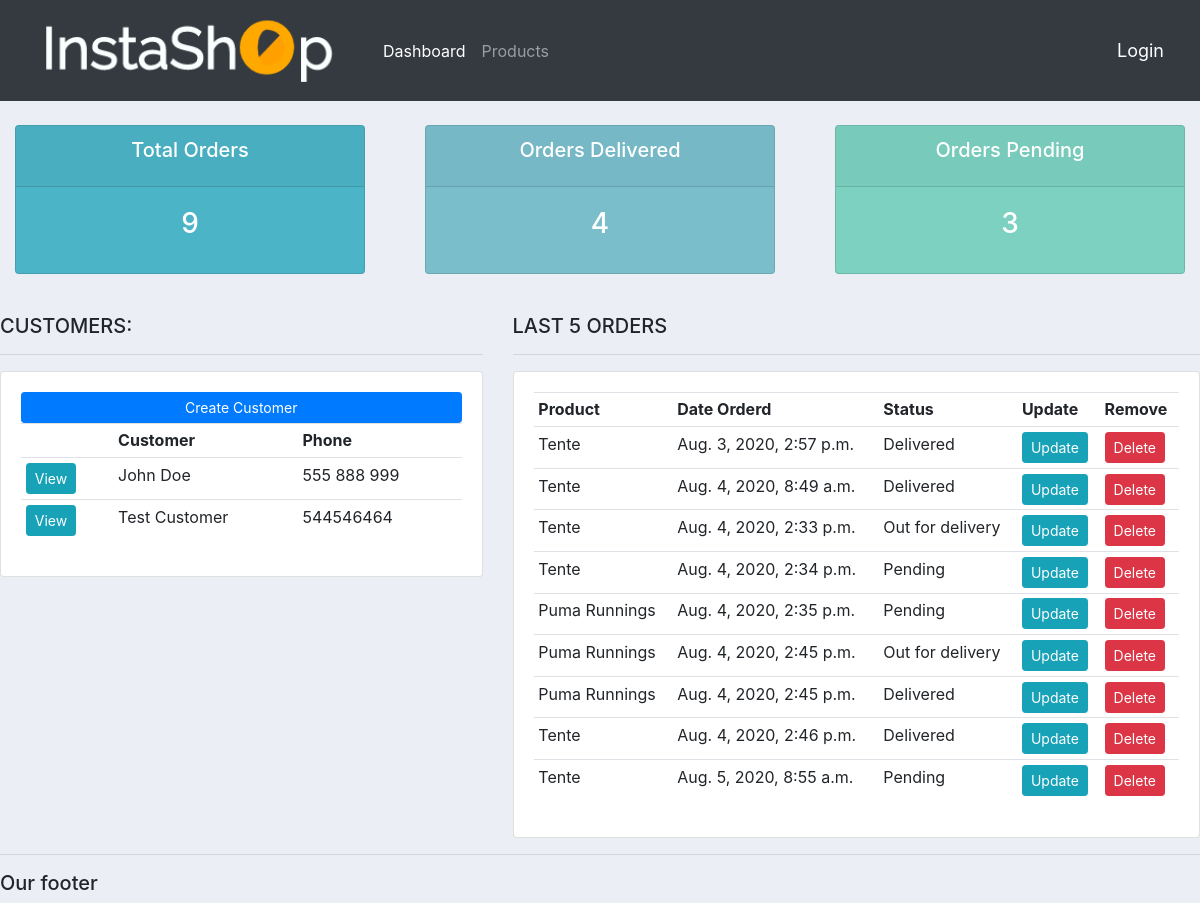
The page / on the database its author committed.
### accounts/models.py (models this page shows, shortened)
class Customer(models.Model):
	name = models.CharField(max_length=200, null=True)
	phone = models.CharField(max_length=20, null=True)
	email = models.CharField(max_length=200, null=True)
	date_created = models.DateTimeField(auto_now_add=True, null=True)
	profile_pic = models.ImageField(default="profile1.png", null=True, blank=True)

class Order(models.Model):
	STATUS = (
		('Pending', 'Pending'),
		('Out for delivery', 'Out for delivery'),
		('Delivered', 'Delivered'),
	)
	customer = models.ForeignKey(Customer, null=True, on_delete=models.SET_NULL)
	product = models.ForeignKey(Product, null=True, on_delete=models.SET_NULL)
	date_created = models.DateTimeField(auto_now_add=True, null=True)
	status = models.CharField(max_length=200, null=True, choices=STATUS)

class Product(models.Model):
	CATEGORY = (
		('Indoor', 'Indoor'),
		('Out Door', 'Out Door'),
	)
	name = models.CharField(max_length=200, null=True)
	price = models.FloatField(null=True)
	category = models.CharField(max_length=200, null=True, choices=CATEGORY)
	description = models.CharField(max_length=200, null=True)
	date_created = models.DateTimeField(auto_now_add=True, null=True)
	tags = models.ManyToManyField(Tag)
	def __str__(self):
		return self.name

### accounts/views.py (the view)
# urls.py: 2. Add a URL to urlpatterns:  path('', views.home, name='home')
def home(request):
	customers = Customer.objects.all()
	orders = Order.objects.all()
	total_customers = customers.count()
	total_orders = orders.count()
	delivered = orders.filter(status='Delivered').count()
	pending = orders.filter(status='Pending').count()
	context = {'orders':orders, 'customers':customers,
				'delivered':delivered, 'pending':pending,
				'total_orders': total_orders}
	return render(request, 'accounts/dashboard.html', context)

### accounts/templates/accounts/dashboard.html
{% extends 'accounts/base.html' %}
{% block content %}
	{% include 'accounts/status.html' %}
	<br>
	<div class="row">
		<div class="col-md-5">
			<h5>CUSTOMERS:</h5>
			<hr>
			<div class="card card-body">
				<a class="btn btn-primary  btn-sm btn-block" href="">Create Customer</a>
				<table class="table table-sm">
					<tr>
						<th></th>
						<th>Customer</th>
						<th>Phone</th>
					</tr>
					{% for i in customers %}
						<tr>
							<td><a class="btn btn-sm btn-info" href="{% url 'customer' i.id %}">View</a></td>
							<td>{{ i.name }}</td>
							<td>{{ i.phone }}</td>
						</tr>
					{% endfor %}
				</table>
			</div>
		</div>
		<div class="col-md-7">
			<h5>LAST 5 ORDERS</h5>
			<hr>
			<div class="card card-body">
				<table class="table table-sm">
					<tr>
						<th>Product</th>
						<th>Date Orderd</th>
						<th>Status</th>
						<th>Update</th>
						<th>Remove</th>
					</tr>
					{% for order in orders %}
						<tr>
							<td>{{ order.product }}</td>
							<td>{{ order.date_created }}</td>
							<td>{{ order.status }}</td>
							<td><a class="btn btn-sm btn-info" href="{% url 'update_order' order.id %}">Update</a></td>
							<td><a class="btn btn-sm btn-danger" href="{% url 'delete_order' order.id %}">Delete</a></td>
						</tr>
					{% endfor %}
				</table>
			</div>
		</div>
	</div>
{% endblock content%}

### accounts/templates/accounts/base.html (shortened to what this page needs)
{% load static %}
<!DOCTYPE html>
<html>
<head>
	<link rel="stylesheet" href="https://stackpath.bootstrapcdn.com/bootstrap/4.3.1/css/bootstrap.min.css">
	<link rel="stylesheet" type="text/css" href="{% static '/css/style.css' %}">
</head>
<body>
	{% include 'accounts/navbar.html' %}
	{% block content %}
	{% endblock content %}
	<hr>
	<h5>Our footer</h5>
</body>
</html>

### accounts/templates/accounts/navbar.html (shortened to what this page needs)
{% load static %}
<nav class="navbar navbar-expand-lg navbar-dark bg-dark">
  <a class="navbar-brand" href="{% url 'home' %}"><img src="{% static '/images/logo.png' %}"></a>
  <div class="collapse navbar-collapse" id="navbarNav">
    <ul class="navbar-nav">
      <li class="nav-item active">
        <a class="nav-link" href="{% url 'home' %}">Dashboard</a>
      </li>
      <li class="nav-item">
        <a class="nav-link" href="{% url 'products' %}">Products</a>
      </li>
    </ul>
  </div>
  {% if request.user.is_anonymous %}
    <span><a class="hello-msg" href="{% url 'login_user' %}">Login</a></span>
  {% else %}
    <span class="hello-msg">Hello, {{request.user}}</span>
    <span><a class="hello-msg" href="{% url 'logout_user' %}">Logout</a></span>
  {% endif %}
</nav>

### accounts/templates/accounts/status.html
<br>
<div class="row">
	<div class="col">
		<div class="col-md">
			<div class="card text-center text-white  mb-3" id="total-orders">
			  	<div class="card-header">
			  		<h5 class="card-title">Total Orders</h5>
			  	</div>
			  	<div class="card-body">
			    	<h3 class="card-title">{{ total_orders }}</h3>
			  	</div>
			</div>
		</div>
	</div>
	<div class="col">
		<div class="col-md">
			<div class="card text-center text-white  mb-3" id="orders-delivered">
			  	<div class="card-header">
			  		<h5 class="card-title">Orders Delivered</h5>
			  	</div>
			  	<div class="card-body">
			    	<h3 class="card-title">{{ delivered }}</h3>
			  	</div>
			</div>
		</div>
	</div>
	<div class="col">
		<div class="col-md">
			<div class="card text-center text-white  mb-3" id="orders-pending">
			  	<div class="card-header">
			  		<h5 class="card-title">Orders Pending</h5>
			  	</div>
			  	<div class="card-body">
			    	<h3 class="card-title">{{ pending }}</h3>
			  	</div>
			</div>
		</div>
	</div>
</div>

### static/css/style.css (style rules this page uses)
body { background-color: #ebeff5; }
#total-orders { background-color: #4cb4c7; }
#orders-delivered { background-color: #7abecc; }
#orders-pending { background-color: #7CD1C0; }

### accounts/templates/accounts/navbar.html (style rules this page uses)
.hello-msg { font-size: 18px; color: #fff; margin-right: 20px; }

### rows shown on the page
Customer: name "John Doe", phone "555 888 999"
Customer: name "Test Customer", phone "544546464"
Order: product "Tente", date_created "Aug. 3, 2020, 2:57 p.m.", status "Delivered"
Order: product "Tente", date_created "Aug. 4, 2020, 8:49 a.m.", status "Delivered"
Order: product "Tente", date_created "Aug. 4, 2020, 2:33 p.m.", status "Out for delivery"
Order: product "Tente", date_created "Aug. 4, 2020, 2:34 p.m.", status "Pending"
Order: product "Puma Runnings", date_created "Aug. 4, 2020, 2:35 p.m.", status "Pending"
Order: product "Puma Runnings", date_created "Aug. 4, 2020, 2:45 p.m.", status "Out for delivery"
Order: product "Puma Runnings", date_created "Aug. 4, 2020, 2:45 p.m.", status "Delivered"
Order: product "Tente", date_created "Aug. 4, 2020, 2:46 p.m.", status "Delivered"
Order: product "Tente", date_created "Aug. 5, 2020, 8:55 a.m.", status "Pending"

### other values the page prints
{{ total_orders }} "9"
{{ delivered }} "4"
{{ pending }} "3"
